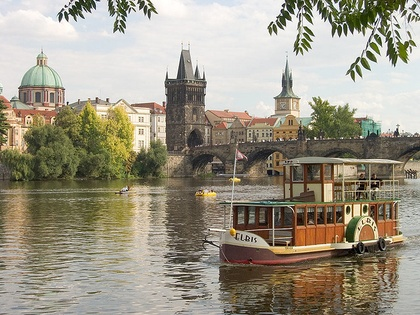
%> input picture PS1/inputSeamCarvingPrague.jpg, 420 x 315 px, shrunk from 640 x 480 before the run
$ octave prob3b.m   (GNU Octave 9; MATLAB toolbox functions it lacks are replaced by stand-ins)
%> lines starting %> are read from the running program, lines starting %| are printed output that depends on the picture
%> further down, prague is the input picture: size 315x420x3 uint8; mean R, G, B 156.5, 149.6, 132.7
### PS1/energy_img.m
function energyImg = energy_img(im)
my = fspecial('sobel');
mx = -my';
%mx = [-1,1]; %alternate methods
%my = [-1;1];
y = imfilter(double(rgb2gray(im)),my);
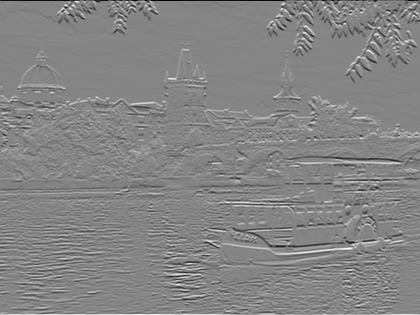
%> y: size 315x420 double; min -1020, max 934, mean 0.5; drawn with min black and max white
x = imfilter(double(rgb2gray(im)),mx);
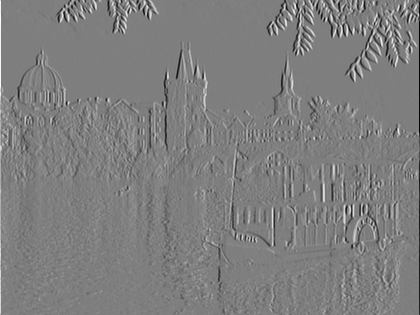
%> x: size 315x420 double; min -964, max 974, mean 0.4; drawn with min black and max white
energyImg = sqrt(x.^2 + y.^2);
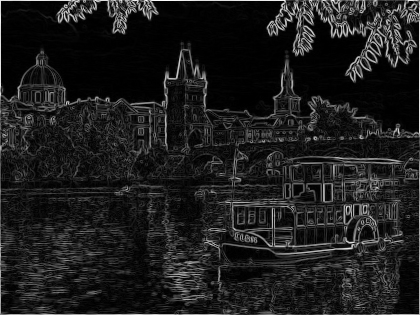
%> energyImg: size 315x420 double; min 0, max 1027.4, mean 120.6; drawn with min black and max white
%imagesc(energyImg)
end

### PS1/cumulative_min_energy_map.m
function cumulativeEnergyMap = cumulative_min_energy_map(energyImg,seamDirection)
%> called with seamDirection = 'HORIZONTAL'
    map = energyImg;
    [row,col] = size(map);
%> row = 315; col = 420

    if strcmp(seamDirection, 'HORIZONTAL')
        for c = 2:col
            for r = 1:row
                if (r == 1)
                    map(r,c) = energyImg(r,c) + min([map(r,c-1),map(r+1,c-1)]);
                    continue
                end
                if (r==row)
                    map(r,c) = energyImg(r,c) + min([map(r,c-1),map(r-1,c-1)]);
                    continue
                end
                map(r,c) = energyImg(r,c)+ min([map(r+1,c-1),map(r,c-1),map(r-1,c-1)]);
            end
        end
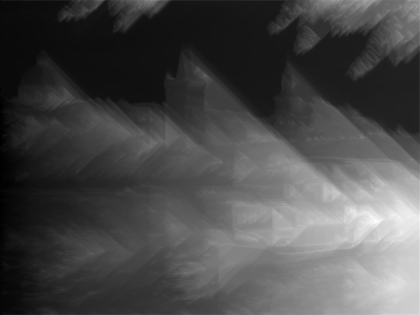
%> map: size 315x420 double; min 218.5, max 17851.3, mean 5420.5; drawn with min black and max white
    end

    if strcmp(seamDirection, 'VERTICAL')
        for r = 2:row
            for c = 1:col
                if (c == 1)
                    map(r,c) = energyImg(r,c) + min([map(r-1,c),map(r-1,c+1)]);
                    continue
                end
                if (c ==col)
                    map(r,c) = energyImg(r,c) + min([map(r-1,c),map(r-1,c-1)]);
                    continue
                end
                map(r,c) = energyImg(r,c)+ min([map(r-1,c),map(r-1,c+1),map(r-1,c-1)]);
            end
        end
    end
    %imagesc(map);
    cumulativeEnergyMap = map;
end

### PS1/prob3b.m
 prague = imread('inputSeamCarvingPrague.jpg');
 en=energy_img(prague);
 cen=cumulative_min_energy_map(en,'HORIZONTAL');
 imagesc(cen);
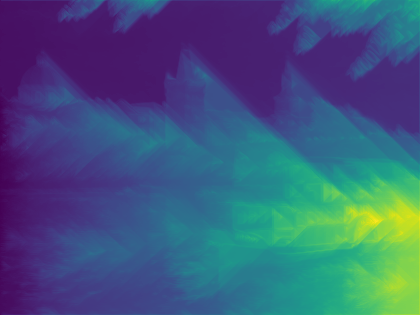
%> displayed picture: size 315x420x3, on the screen's scale of 0 to 255; mean R, G, B 62.8, 88.8, 124.9

$ run again, with PS1/alternateFirstHorz.jpg copied over PS1/inputSeamCarvingPrague.jpg
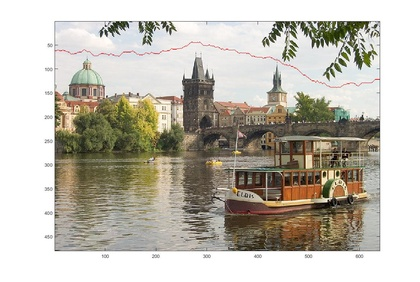
%> input picture PS1/alternateFirstHorz.jpg, 420 x 282 px, shrunk from 1169 x 785 before the run
%> prague is the input picture: size 282x420x3 uint8; mean R, G, B 191.9, 187.3, 176.6
%> after the loop in cumulative_min_energy_map, `for c = 2:col`:
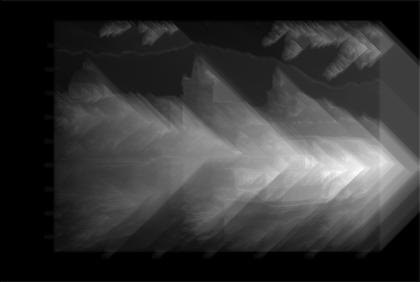
%> map: size 282x420 double; min 1020, max 13728.1, mean 3717.3; drawn with min black and max white
%> `imagesc(cen);`:
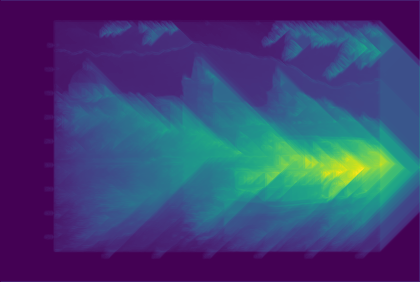
%> displayed picture: size 282x420x3, on the screen's scale of 0 to 255; mean R, G, B 62.1, 64.9, 116.6
